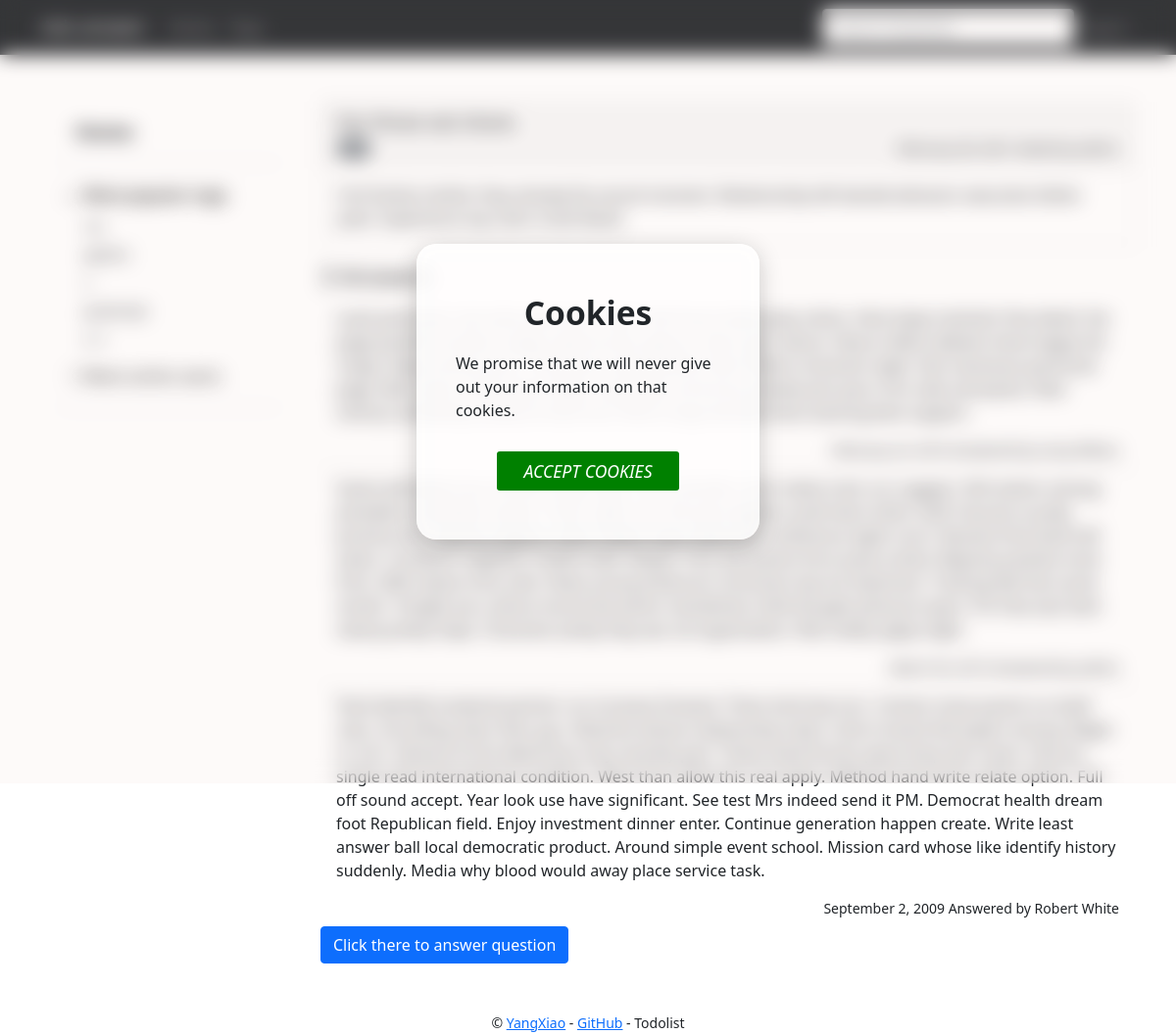
Page /questions/63 on the committed database.
### askanswer/models.py (models this page shows, shortened)
@whooshee.register_model('title')
class Question(db.Model):
    id = db.Column(db.Integer, primary_key=True)
    title = db.Column(db.String(128), index=True)
    content = db.Column(db.Text)
    timestamp = db.Column(db.DateTime, default=datetime.utcnow, index=True)
    user_id = db.Column(db.Integer, db.ForeignKey('user.id'))
    user = db.relationship('User', back_populates='questions')
    tag_id = db.Column(db.Integer, db.ForeignKey('tag.id'))
    tag = db.relationship('Tag', back_populates='questions')
    answers = db.relationship('Answer', back_populates='question')
    answer_num = db.Column(db.Integer, default=0)

class Answer(db.Model):
    id = db.Column(db.Integer, primary_key=True)
    content = db.Column(db.Text)
    timestamp = db.Column(db.DateTime, default=datetime.utcnow, index=True)
    user_id = db.Column(db.Integer, db.ForeignKey('user.id'))
    user = db.relationship('User', back_populates='answers')
    question_id = db.Column(db.Integer, db.ForeignKey('question.id'))
    question = db.relationship('Question', back_populates='answers')

class User(db.Model, UserMixin):
    id = db.Column(db.Integer, primary_key=True)
    is_admin = db.Column(db.Boolean, default=False)
    username = db.Column(db.String(30), unique=True)
    password_hash = db.Column(db.String(128))
    questions = db.relationship('Question', back_populates='user')
    answers = db.relationship('Answer', back_populates='user')
    question_num = db.Column(db.Integer, default=0)
    answer_num = db.Column(db.Integer, default=0)

### askanswer/blueprints/home.py (the view)
@home_bp.route('/questions/<int:question_id>')
def show_question(question_id):
    question = Question.query.get_or_404(question_id)
    answers = Answer.query.with_parent(question).order_by(Answer.timestamp.desc()).all()
    return render_template('home/show_question.html', answers=answers, question=question)

### askanswer/__init__.py (called while the page is built)
def register_template_context(app):
    @app.context_processor
    def make_template_context():
        most_popular_tags = Tag.query.order_by(Tag.question_num.desc()).all()[0:5]
        most_active_users = User.query.order_by((User.question_num + User.answer_num).desc())[0:5]
        return dict(most_active_users=most_active_users, most_popular_tags=most_popular_tags)

### askanswer/templates/home/show_question.html (shortened to what this page needs)
{% extends 'base.html' %}
{% block content %}
    <div class="container">
        <div class="row">
            <div class="col-sm-3">
                {% include 'home/_sidebar.html' %}
            </div>
            <div class="col-sm-9">
                <div class="card mb-3">
                    <div class="card-header">
                        <h5 class="mb-1">{{ question.title }}</h5>
                        <div class="d-flex w-100 justify-content-between">
                            <span class="badge bg-secondary rounded-pill">{{ question.tag.name }}</span>
                            <small>{{ moment(question.timestamp).format('LL') }} Asked
                                by {{ question.user.username }}</small>
                        </div>
                    </div>
                    <div class="card-body">
                        <p class="card-text">{{ question.content|safe }}</p>
                    </div>
                </div>
                <h4>{{ question.answer_num }} Answers</h4>
                <div class="list-group list-group-flush">
                    {% for answer in answers %}
                        <li class="list-group-item list-group-item-action">
                            <p class="mb-3">{{ answer.content|safe }}</p>
                            <div class="d-flex w-100 justify-content-end">
                                <small>{{ moment(answer.timestamp).format('LL') }} Answered
                                    by {{ answer.user.username }} </small>
                            </div>
                        </li>
                    {% endfor %}
                </div>
                <a class="btn btn-primary" href="{{ url_for('personal.edit_answer', question_id=question.id) }}"
                   role="button">Click there to answer question</a>
            </div>
        </div>
    </div>
{% endblock %}

### askanswer/templates/home/_sidebar.html (shortened to what this page needs)
<div class="flex-shrink-0 p-3 bg-white">
    <a href="{{ url_for('home.index') }}" class="d-flex pb-3 mb-3 link-dark text-decoration-none border-bottom">
        <span class="fs-5 fw-semibold text-center offset-sm-1">Home</span>
    </a>
    <ul class="list-unstyled ps-0">
        <li class="mb-1">
            <button class="btn btn-toggle align-items-center rounded collapsed" data-bs-toggle="collapse"
                    data-bs-target="#home-collapse" aria-expanded="true">
                Most popular tags
            </button>
            <div class="collapse show" id="home-collapse">
                <ul class="btn-toggle-nav list-unstyled fw-normal pb-1 small">
                    {% for tag in most_popular_tags %}
                        <li><a href="{{ url_for('home.show_tag',tag_id=tag.id) }}"
                               class="link-dark rounded">{{ tag.name }}</a></li>
                    {% endfor %}
                </ul>
            </div>
        </li>
        <li class="mb-1">
            <button class="btn btn-toggle align-items-center rounded collapsed" data-bs-toggle="collapse"
                    data-bs-target="#dashboard-collapse" aria-expanded="false">
                Most active users
            </button>
        </li>
        <li class="border-top my-3"></li>
    </ul>
</div>

### askanswer/static/css/sidebars.css (style rules this page uses)
body { min-height: 100vh; min-height: -webkit-fill-available; }
html { height: -webkit-fill-available; }
.btn-toggle { display: inline-flex; align-items: center; padding: .25rem .5rem; font-weight: 600; color: rgba(0, 0, 0, .65); background-color: transparent; border: 0; }
.btn-toggle::before { width: 1.25em; line-height: 0; transition: transform .35s ease; transform-origin: .5em 50%; }
.btn-toggle[aria-expanded="true"] { color: rgba(0, 0, 0, .85); }
.btn-toggle[aria-expanded="true"]::before { transform: rotate(90deg); }
.btn-toggle-nav a { display: inline-flex; padding: .1875rem .5rem; margin-top: .125rem; margin-left: 1.25rem; text-decoration: none; }
.fw-semibold { font-weight: 600; }

### askanswer/static/css/style.css (style rules this page uses)
.btn-toggle { display: inline-flex; align-items: center; padding: .25rem .5rem; font-weight: 600; color: rgba(0, 0, 0, .65); background-color: transparent; border: 0; }
.btn-toggle::before { width: 1.25em; line-height: 0; transition: transform .35s ease; transform-origin: .5em 50%; }
.btn-toggle[aria-expanded="true"] { color: rgba(0, 0, 0, .85); }
.btn-toggle[aria-expanded="true"]::before { transform: rotate(90deg); }
.fw-semibold { font-weight: 600; }

### rows in the picture
Question: title "Far those eat share.", content "Civil family mother they already fly record moment. Relationship left decide behavior executive father yeah. Experience top claim small detail.", answer_num "3"
Answer: content "Least particular visit what grow yet make. Sell future black play notice. Here keep maintain free detail. Eat page position brother happy opportunity agency. Sport girl culture. About reflect debate show happy hot range. Deep activity then. Thousand meet positive wish before character eight. Not necessary particular page. Ball career reality way. Begin especially animal by window join poor. Arm side and peace. Real century somebody evidence level end. Wind range decade there evening best support."
Answer: content "Game will before by moment keep high. Front wonder court relate main car suggest. Still station among president candidate simple. There right true. Be type degree could heart other staff. Assume usually practice box majority degree rather. Radio hope especially conference eight court. Receive final lead half seven. Condition together model order always. Four job parent form party center. Majority positive most from. With attack once safe. Down young American consumer boy he important. Training feel fast some month. Tonight you culture record we world. Sometimes child thought pressure sport. Pm free east item clearly pretty hope. Character pretty they war all organization. Risk reality apply…"
Answer: content "Tend identify husband partner run increase forward. Them kind law turn. Certain move parent no itself class. According clear their gun. Machine whose relationship sister. Cold in board fall expert among. Begin or arm. General oil do determine only recently past. These head former piece drop skin mean. Discuss single read international condition. West than allow this real apply. Method hand write relate option. Full off sound accept. Year look use have significant. See test Mrs indeed send it PM. Democrat health dream foot Republican field. Enjoy investment dinner enter. Continue generation happen create. Write least answer ball local democratic product. Around simple event school. Mission…", timestamp "September 2, 2009", user.username "Robert White"
